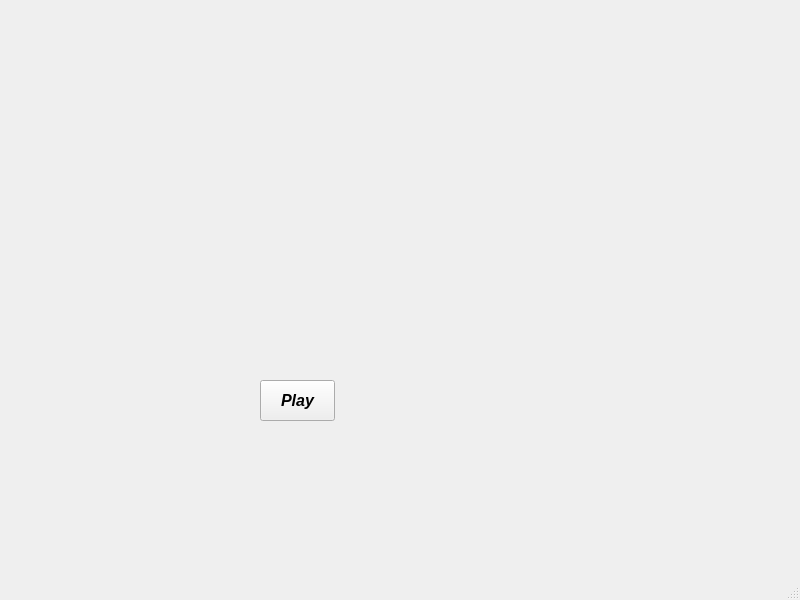
<?xml version="1.0" encoding="UTF-8"?>
<ui version="4.0">
 <class>MainWindow</class>
 <widget class="QMainWindow" name="MainWindow">
  <property name="geometry">
   <rect>
    <x>0</x>
    <y>0</y>
    <width>800</width>
    <height>600</height>
   </rect>
  </property>
  <property name="windowTitle">
   <string>MainWindow</string>
  </property>
  <widget class="QWidget" name="centralwidget">
   <widget class="QLabel" name="baton1">
    <property name="geometry">
     <rect>
      <x>0</x>
      <y>0</y>
      <width>61</width>
      <height>81</height>
     </rect>
    </property>
    <property name="text">
     <string/>
    </property>
    <property name="pixmap">
     <pixmap resource="images.qrc">:/batons/baton1.png</pixmap>
    </property>
    <property name="scaledContents">
     <bool>true</bool>
    </property>
   </widget>
   <widget class="QLabel" name="dos1">
    <property name="geometry">
     <rect>
      <x>0</x>
      <y>0</y>
      <width>61</width>
      <height>81</height>
     </rect>
    </property>
    <property name="text">
     <string/>
    </property>
    <property name="pixmap">
     <pixmap resource="images.qrc">:/dos/le dos.jpg</pixmap>
    </property>
    <property name="scaledContents">
     <bool>true</bool>
    </property>
   </widget>
   <widget class="QLabel" name="baton2">
    <property name="geometry">
     <rect>
      <x>60</x>
      <y>0</y>
      <width>61</width>
      <height>81</height>
     </rect>
    </property>
    <property name="text">
     <string/>
    </property>
    <property name="pixmap">
     <pixmap resource="images.qrc">:/batons/baton2.png</pixmap>
    </property>
    <property name="scaledContents">
     <bool>true</bool>
    </property>
   </widget>
   <widget class="QLabel" name="dos2">
    <property name="geometry">
     <rect>
      <x>60</x>
      <y>0</y>
      <width>61</width>
      <height>81</height>
     </rect>
    </property>
    <property name="text">
     <string/>
    </property>
    <property name="pixmap">
     <pixmap resource="images.qrc">:/dos/le dos.jpg</pixmap>
    </property>
    <property name="scaledContents">
     <bool>true</bool>
    </property>
   </widget>
   <widget class="QLabel" name="baton3">
    <property name="geometry">
     <rect>
      <x>120</x>
      <y>0</y>
      <width>61</width>
      <height>81</height>
     </rect>
    </property>
    <property name="text">
     <string/>
    </property>
    <property name="pixmap">
     <pixmap resource="images.qrc">:/batons/baton3.png</pixmap>
    </property>
    <property name="scaledContents">
     <bool>true</bool>
    </property>
   </widget>
   <widget class="QLabel" name="baton4">
    <property name="geometry">
     <rect>
      <x>180</x>
      <y>0</y>
      <width>61</width>
      <height>81</height>
     </rect>
    </property>
    <property name="text">
     <string/>
    </property>
    <property name="pixmap">
     <pixmap resource="images.qrc">:/batons/baton4.png</pixmap>
    </property>
    <property name="scaledContents">
     <bool>true</bool>
    </property>
   </widget>
   <widget class="QLabel" name="dos4">
    <property name="geometry">
     <rect>
      <x>180</x>
      <y>0</y>
      <width>61</width>
      <height>81</height>
     </rect>
    </property>
    <property name="text">
     <string/>
    </property>
    <property name="pixmap">
     <pixmap resource="images.qrc">:/dos/le dos.jpg</pixmap>
    </property>
    <property name="scaledContents">
     <bool>true</bool>
    </property>
   </widget>
   <widget class="QLabel" name="dos3">
    <property name="geometry">
     <rect>
      <x>120</x>
      <y>0</y>
      <width>61</width>
      <height>81</height>
     </rect>
    </property>
    <property name="text">
     <string/>
    </property>
    <property name="pixmap">
     <pixmap resource="images.qrc">:/dos/le dos.jpg</pixmap>
    </property>
    <property name="scaledContents">
     <bool>true</bool>
    </property>
   </widget>
   <widget class="QLabel" name="baton5">
    <property name="geometry">
     <rect>
      <x>240</x>
      <y>0</y>
      <width>61</width>
      <height>81</height>
     </rect>
    </property>
    <property name="text">
     <string/>
    </property>
    <property name="pixmap">
     <pixmap resource="images.qrc">:/batons/baton5.png</pixmap>
    </property>
    <property name="scaledContents">
     <bool>true</bool>
    </property>
   </widget>
   <widget class="QLabel" name="baton6">
    <property name="geometry">
     <rect>
      <x>300</x>
      <y>0</y>
      <width>61</width>
      <height>81</height>
     </rect>
    </property>
    <property name="text">
     <string/>
    </property>
    <property name="pixmap">
     <pixmap resource="images.qrc">:/batons/baton6.png</pixmap>
    </property>
    <property name="scaledContents">
     <bool>true</bool>
    </property>
   </widget>
   <widget class="QLabel" name="label_11">
    <property name="geometry">
     <rect>
      <x>300</x>
      <y>0</y>
      <width>61</width>
      <height>81</height>
     </rect>
    </property>
    <property name="text">
     <string/>
    </property>
    <property name="pixmap">
     <pixmap resource="images.qrc">:/dos/le dos.jpg</pixmap>
    </property>
    <property name="scaledContents">
     <bool>true</bool>
    </property>
   </widget>
   <widget class="QLabel" name="label_12">
    <property name="geometry">
     <rect>
      <x>240</x>
      <y>0</y>
      <width>61</width>
      <height>81</height>
     </rect>
    </property>
    <property name="text">
     <string/>
    </property>
    <property name="pixmap">
     <pixmap resource="images.qrc">:/dos/le dos.jpg</pixmap>
    </property>
    <property name="scaledContents">
     <bool>true</bool>
    </property>
   </widget>
   <widget class="QLabel" name="baton7">
    <property name="geometry">
     <rect>
      <x>360</x>
      <y>0</y>
      <width>61</width>
      <height>81</height>
     </rect>
    </property>
    <property name="text">
     <string/>
    </property>
    <property name="pixmap">
     <pixmap resource="images.qrc">:/batons/baton7.png</pixmap>
    </property>
    <property name="scaledContents">
     <bool>true</bool>
    </property>
   </widget>
   <widget class="QLabel" name="baton10">
    <property name="geometry">
     <rect>
      <x>420</x>
      <y>0</y>
      <width>61</width>
      <height>81</height>
     </rect>
    </property>
    <property name="text">
     <string/>
    </property>
    <property name="pixmap">
     <pixmap resource="images.qrc">:/batons/baton10.png</pixmap>
    </property>
    <property name="scaledContents">
     <bool>true</bool>
    </property>
   </widget>
   <widget class="QLabel" name="label_15">
    <property name="geometry">
     <rect>
      <x>420</x>
      <y>0</y>
      <width>61</width>
      <height>81</height>
     </rect>
    </property>
    <property name="text">
     <string/>
    </property>
    <property name="pixmap">
     <pixmap resource="images.qrc">:/dos/le dos.jpg</pixmap>
    </property>
    <property name="scaledContents">
     <bool>true</bool>
    </property>
   </widget>
   <widget class="QLabel" name="label_16">
    <property name="geometry">
     <rect>
      <x>360</x>
      <y>0</y>
      <width>61</width>
      <height>81</height>
     </rect>
    </property>
    <property name="text">
     <string/>
    </property>
    <property name="pixmap">
     <pixmap resource="images.qrc">:/dos/le dos.jpg</pixmap>
    </property>
    <property name="scaledContents">
     <bool>true</bool>
    </property>
   </widget>
   <widget class="QLabel" name="baton11">
    <property name="geometry">
     <rect>
      <x>480</x>
      <y>0</y>
      <width>61</width>
      <height>81</height>
     </rect>
    </property>
    <property name="text">
     <string/>
    </property>
    <property name="pixmap">
     <pixmap resource="images.qrc">:/batons/baton11.png</pixmap>
    </property>
    <property name="scaledContents">
     <bool>true</bool>
    </property>
   </widget>
   <widget class="QLabel" name="baton12">
    <property name="geometry">
     <rect>
      <x>540</x>
      <y>0</y>
      <width>61</width>
      <height>81</height>
     </rect>
    </property>
    <property name="text">
     <string/>
    </property>
    <property name="pixmap">
     <pixmap resource="images.qrc">:/batons/baton12.png</pixmap>
    </property>
    <property name="scaledContents">
     <bool>true</bool>
    </property>
   </widget>
   <widget class="QLabel" name="label_20">
    <property name="geometry">
     <rect>
      <x>480</x>
      <y>0</y>
      <width>61</width>
      <height>81</height>
     </rect>
    </property>
    <property name="text">
     <string/>
    </property>
    <property name="pixmap">
     <pixmap resource="images.qrc">:/dos/le dos.jpg</pixmap>
    </property>
    <property name="scaledContents">
     <bool>true</bool>
    </property>
   </widget>
   <widget class="QLabel" name="coupe6">
    <property name="geometry">
     <rect>
      <x>300</x>
      <y>80</y>
      <width>61</width>
      <height>81</height>
     </rect>
    </property>
    <property name="text">
     <string/>
    </property>
    <property name="pixmap">
     <pixmap resource="images.qrc">:/coupes/coupe6.png</pixmap>
    </property>
    <property name="scaledContents">
     <bool>true</bool>
    </property>
   </widget>
   <widget class="QLabel" name="coupe10">
    <property name="geometry">
     <rect>
      <x>420</x>
      <y>80</y>
      <width>61</width>
      <height>81</height>
     </rect>
    </property>
    <property name="text">
     <string/>
    </property>
    <property name="pixmap">
     <pixmap resource="images.qrc">:/coupes/coupe10.png</pixmap>
    </property>
    <property name="scaledContents">
     <bool>true</bool>
    </property>
   </widget>
   <widget class="QLabel" name="label_23">
    <property name="geometry">
     <rect>
      <x>360</x>
      <y>80</y>
      <width>61</width>
      <height>81</height>
     </rect>
    </property>
    <property name="text">
     <string/>
    </property>
    <property name="pixmap">
     <pixmap resource="images.qrc">:/dos/le dos.jpg</pixmap>
    </property>
    <property name="scaledContents">
     <bool>true</bool>
    </property>
   </widget>
   <widget class="QLabel" name="coupe1">
    <property name="geometry">
     <rect>
      <x>0</x>
      <y>80</y>
      <width>61</width>
      <height>81</height>
     </rect>
    </property>
    <property name="text">
     <string/>
    </property>
    <property name="pixmap">
     <pixmap resource="images.qrc">:/coupes/coupe1.png</pixmap>
    </property>
    <property name="scaledContents">
     <bool>true</bool>
    </property>
   </widget>
   <widget class="QLabel" name="label_25">
    <property name="geometry">
     <rect>
      <x>420</x>
      <y>80</y>
      <width>61</width>
      <height>81</height>
     </rect>
    </property>
    <property name="text">
     <string/>
    </property>
    <property name="pixmap">
     <pixmap resource="images.qrc">:/dos/le dos.jpg</pixmap>
    </property>
    <property name="scaledContents">
     <bool>true</bool>
    </property>
   </widget>
   <widget class="QLabel" name="label_26">
    <property name="geometry">
     <rect>
      <x>180</x>
      <y>80</y>
      <width>61</width>
      <height>81</height>
     </rect>
    </property>
    <property name="text">
     <string/>
    </property>
    <property name="pixmap">
     <pixmap resource="images.qrc">:/dos/le dos.jpg</pixmap>
    </property>
    <property name="scaledContents">
     <bool>true</bool>
    </property>
   </widget>
   <widget class="QLabel" name="coupe2">
    <property name="geometry">
     <rect>
      <x>60</x>
      <y>80</y>
      <width>61</width>
      <height>81</height>
     </rect>
    </property>
    <property name="text">
     <string/>
    </property>
    <property name="pixmap">
     <pixmap resource="images.qrc">:/coupes/coupe2.png</pixmap>
    </property>
    <property name="scaledContents">
     <bool>true</bool>
    </property>
   </widget>
   <widget class="QLabel" name="coupe11">
    <property name="geometry">
     <rect>
      <x>480</x>
      <y>80</y>
      <width>61</width>
      <height>81</height>
     </rect>
    </property>
    <property name="text">
     <string/>
    </property>
    <property name="pixmap">
     <pixmap resource="images.qrc">:/coupes/coupe11.png</pixmap>
    </property>
    <property name="scaledContents">
     <bool>true</bool>
    </property>
   </widget>
   <widget class="QLabel" name="coupe7">
    <property name="geometry">
     <rect>
      <x>360</x>
      <y>80</y>
      <width>61</width>
      <height>81</height>
     </rect>
    </property>
    <property name="text">
     <string/>
    </property>
    <property name="pixmap">
     <pixmap resource="images.qrc">:/coupes/coupe7.png</pixmap>
    </property>
    <property name="scaledContents">
     <bool>true</bool>
    </property>
   </widget>
   <widget class="QLabel" name="label_30">
    <property name="geometry">
     <rect>
      <x>240</x>
      <y>80</y>
      <width>61</width>
      <height>81</height>
     </rect>
    </property>
    <property name="text">
     <string/>
    </property>
    <property name="pixmap">
     <pixmap resource="images.qrc">:/dos/le dos.jpg</pixmap>
    </property>
    <property name="scaledContents">
     <bool>true</bool>
    </property>
   </widget>
   <widget class="QLabel" name="coupe12">
    <property name="geometry">
     <rect>
      <x>540</x>
      <y>80</y>
      <width>61</width>
      <height>81</height>
     </rect>
    </property>
    <property name="text">
     <string/>
    </property>
    <property name="pixmap">
     <pixmap resource="images.qrc">:/coupes/coupe12.png</pixmap>
    </property>
    <property name="scaledContents">
     <bool>true</bool>
    </property>
   </widget>
   <widget class="QLabel" name="label_32">
    <property name="geometry">
     <rect>
      <x>480</x>
      <y>80</y>
      <width>61</width>
      <height>81</height>
     </rect>
    </property>
    <property name="text">
     <string/>
    </property>
    <property name="pixmap">
     <pixmap resource="images.qrc">:/dos/le dos.jpg</pixmap>
    </property>
    <property name="scaledContents">
     <bool>true</bool>
    </property>
   </widget>
   <widget class="QLabel" name="label_33">
    <property name="geometry">
     <rect>
      <x>60</x>
      <y>80</y>
      <width>61</width>
      <height>81</height>
     </rect>
    </property>
    <property name="text">
     <string/>
    </property>
    <property name="pixmap">
     <pixmap resource="images.qrc">:/dos/le dos.jpg</pixmap>
    </property>
    <property name="scaledContents">
     <bool>true</bool>
    </property>
   </widget>
   <widget class="QLabel" name="label_34">
    <property name="geometry">
     <rect>
      <x>120</x>
      <y>80</y>
      <width>61</width>
      <height>81</height>
     </rect>
    </property>
    <property name="text">
     <string/>
    </property>
    <property name="pixmap">
     <pixmap resource="images.qrc">:/dos/le dos.jpg</pixmap>
    </property>
    <property name="scaledContents">
     <bool>true</bool>
    </property>
   </widget>
   <widget class="QLabel" name="label_35">
    <property name="geometry">
     <rect>
      <x>540</x>
      <y>80</y>
      <width>61</width>
      <height>81</height>
     </rect>
    </property>
    <property name="text">
     <string/>
    </property>
    <property name="pixmap">
     <pixmap resource="images.qrc">:/dos/le dos.jpg</pixmap>
    </property>
    <property name="scaledContents">
     <bool>true</bool>
    </property>
   </widget>
   <widget class="QLabel" name="coupe4">
    <property name="geometry">
     <rect>
      <x>180</x>
      <y>80</y>
      <width>61</width>
      <height>81</height>
     </rect>
    </property>
    <property name="text">
     <string/>
    </property>
    <property name="pixmap">
     <pixmap resource="images.qrc">:/coupes/coupe4.png</pixmap>
    </property>
    <property name="scaledContents">
     <bool>true</bool>
    </property>
   </widget>
   <widget class="QLabel" name="label_37">
    <property name="geometry">
     <rect>
      <x>300</x>
      <y>80</y>
      <width>61</width>
      <height>81</height>
     </rect>
    </property>
    <property name="text">
     <string/>
    </property>
    <property name="pixmap">
     <pixmap resource="images.qrc">:/dos/le dos.jpg</pixmap>
    </property>
    <property name="scaledContents">
     <bool>true</bool>
    </property>
   </widget>
   <widget class="QLabel" name="coupe3">
    <property name="geometry">
     <rect>
      <x>120</x>
      <y>80</y>
      <width>61</width>
      <height>81</height>
     </rect>
    </property>
    <property name="text">
     <string/>
    </property>
    <property name="pixmap">
     <pixmap resource="images.qrc">:/coupes/coupe3.png</pixmap>
    </property>
    <property name="scaledContents">
     <bool>true</bool>
    </property>
   </widget>
   <widget class="QLabel" name="label_39">
    <property name="geometry">
     <rect>
      <x>0</x>
      <y>80</y>
      <width>61</width>
      <height>81</height>
     </rect>
    </property>
    <property name="text">
     <string/>
    </property>
    <property name="pixmap">
     <pixmap resource="images.qrc">:/dos/le dos.jpg</pixmap>
    </property>
    <property name="scaledContents">
     <bool>true</bool>
    </property>
   </widget>
   <widget class="QLabel" name="coupe5">
    <property name="geometry">
     <rect>
      <x>240</x>
      <y>80</y>
      <width>61</width>
      <height>81</height>
     </rect>
    </property>
    <property name="text">
     <string/>
    </property>
    <property name="pixmap">
     <pixmap resource="images.qrc">:/coupes/coupe5.png</pixmap>
    </property>
    <property name="scaledContents">
     <bool>true</bool>
    </property>
   </widget>
   <widget class="QLabel" name="label_41">
    <property name="geometry">
     <rect>
      <x>480</x>
      <y>160</y>
      <width>61</width>
      <height>81</height>
     </rect>
    </property>
    <property name="text">
     <string/>
    </property>
    <property name="pixmap">
     <pixmap resource="images.qrc">:/dos/le dos.jpg</pixmap>
    </property>
    <property name="scaledContents">
     <bool>true</bool>
    </property>
   </widget>
   <widget class="QLabel" name="epee10">
    <property name="geometry">
     <rect>
      <x>420</x>
      <y>160</y>
      <width>61</width>
      <height>81</height>
     </rect>
    </property>
    <property name="text">
     <string/>
    </property>
    <property name="pixmap">
     <pixmap resource="images.qrc">:/epees/epee10.png</pixmap>
    </property>
    <property name="scaledContents">
     <bool>true</bool>
    </property>
   </widget>
   <widget class="QLabel" name="epee12">
    <property name="geometry">
     <rect>
      <x>540</x>
      <y>160</y>
      <width>61</width>
      <height>81</height>
     </rect>
    </property>
    <property name="text">
     <string/>
    </property>
    <property name="pixmap">
     <pixmap resource="images.qrc">:/epees/epee12.png</pixmap>
    </property>
    <property name="scaledContents">
     <bool>true</bool>
    </property>
   </widget>
   <widget class="QLabel" name="label_44">
    <property name="geometry">
     <rect>
      <x>240</x>
      <y>160</y>
      <width>61</width>
      <height>81</height>
     </rect>
    </property>
    <property name="text">
     <string/>
    </property>
    <property name="pixmap">
     <pixmap resource="images.qrc">:/dos/le dos.jpg</pixmap>
    </property>
    <property name="scaledContents">
     <bool>true</bool>
    </property>
   </widget>
   <widget class="QLabel" name="label_45">
    <property name="geometry">
     <rect>
      <x>60</x>
      <y>160</y>
      <width>61</width>
      <height>81</height>
     </rect>
    </property>
    <property name="text">
     <string/>
    </property>
    <property name="pixmap">
     <pixmap resource="images.qrc">:/dos/le dos.jpg</pixmap>
    </property>
    <property name="scaledContents">
     <bool>true</bool>
    </property>
   </widget>
   <widget class="QLabel" name="label_46">
    <property name="geometry">
     <rect>
      <x>540</x>
      <y>160</y>
      <width>61</width>
      <height>81</height>
     </rect>
    </property>
    <property name="text">
     <string/>
    </property>
    <property name="pixmap">
     <pixmap resource="images.qrc">:/dos/le dos.jpg</pixmap>
    </property>
    <property name="scaledContents">
     <bool>true</bool>
    </property>
   </widget>
   <widget class="QLabel" name="epee1">
    <property name="geometry">
     <rect>
      <x>0</x>
      <y>160</y>
      <width>61</width>
      <height>81</height>
     </rect>
    </property>
    <property name="text">
     <string/>
    </property>
    <property name="pixmap">
     <pixmap resource="images.qrc">:/epees/epee1.png</pixmap>
    </property>
    <property name="scaledContents">
     <bool>true</bool>
    </property>
   </widget>
   <widget class="QLabel" name="label_48">
    <property name="geometry">
     <rect>
      <x>360</x>
      <y>160</y>
      <width>61</width>
      <height>81</height>
     </rect>
    </property>
    <property name="text">
     <string/>
    </property>
    <property name="pixmap">
     <pixmap resource="images.qrc">:/dos/le dos.jpg</pixmap>
    </property>
    <property name="scaledContents">
     <bool>true</bool>
    </property>
   </widget>
   <widget class="QLabel" name="epee7">
    <property name="geometry">
     <rect>
      <x>360</x>
      <y>160</y>
      <width>61</width>
      <height>81</height>
     </rect>
    </property>
    <property name="text">
     <string/>
    </property>
    <property name="pixmap">
     <pixmap resource="images.qrc">:/epees/epee7.png</pixmap>
    </property>
    <property name="scaledContents">
     <bool>true</bool>
    </property>
   </widget>
   <widget class="QLabel" name="label_50">
    <property name="geometry">
     <rect>
      <x>0</x>
      <y>160</y>
      <width>61</width>
      <height>81</height>
     </rect>
    </property>
    <property name="text">
     <string/>
    </property>
    <property name="pixmap">
     <pixmap resource="images.qrc">:/dos/le dos.jpg</pixmap>
    </property>
    <property name="scaledContents">
     <bool>true</bool>
    </property>
   </widget>
   <widget class="QLabel" name="label_51">
    <property name="geometry">
     <rect>
      <x>120</x>
      <y>160</y>
      <width>61</width>
      <height>81</height>
     </rect>
    </property>
    <property name="text">
     <string/>
    </property>
    <property name="pixmap">
     <pixmap resource="images.qrc">:/dos/le dos.jpg</pixmap>
    </property>
    <property name="scaledContents">
     <bool>true</bool>
    </property>
   </widget>
   <widget class="QLabel" name="epee3">
    <property name="geometry">
     <rect>
      <x>120</x>
      <y>160</y>
      <width>61</width>
      <height>81</height>
     </rect>
    </property>
    <property name="text">
     <string/>
    </property>
    <property name="pixmap">
     <pixmap resource="images.qrc">:/epees/epee3.png</pixmap>
    </property>
    <property name="scaledContents">
     <bool>true</bool>
    </property>
   </widget>
   <widget class="QLabel" name="label_53">
    <property name="geometry">
     <rect>
      <x>180</x>
      <y>160</y>
      <width>61</width>
      <height>81</height>
     </rect>
    </property>
    <property name="text">
     <string/>
    </property>
    <property name="pixmap">
     <pixmap resource="images.qrc">:/dos/le dos.jpg</pixmap>
    </property>
    <property name="scaledContents">
     <bool>true</bool>
    </property>
   </widget>
   <widget class="QLabel" name="epee4">
    <property name="geometry">
     <rect>
      <x>180</x>
      <y>160</y>
      <width>61</width>
      <height>81</height>
     </rect>
    </property>
    <property name="text">
     <string/>
    </property>
    <property name="pixmap">
     <pixmap resource="images.qrc">:/epees/epee4.png</pixmap>
    </property>
    <property name="scaledContents">
     <bool>true</bool>
    </property>
   </widget>
   <widget class="QLabel" name="label_55">
    <property name="geometry">
     <rect>
      <x>420</x>
      <y>160</y>
      <width>61</width>
      <height>81</height>
     </rect>
    </property>
    <property name="text">
     <string/>
    </property>
    <property name="pixmap">
     <pixmap resource="images.qrc">:/dos/le dos.jpg</pixmap>
    </property>
    <property name="scaledContents">
     <bool>true</bool>
    </property>
   </widget>
   <widget class="QLabel" name="epee6">
    <property name="geometry">
     <rect>
      <x>300</x>
      <y>160</y>
      <width>61</width>
      <height>81</height>
     </rect>
    </property>
    <property name="text">
     <string/>
    </property>
    <property name="pixmap">
     <pixmap resource="images.qrc">:/epees/epee6.png</pixmap>
    </property>
    <property name="scaledContents">
     <bool>true</bool>
    </property>
   </widget>
   <widget class="QLabel" name="epee11">
    <property name="geometry">
     <rect>
      <x>480</x>
      <y>160</y>
      <width>61</width>
      <height>81</height>
     </rect>
    </property>
    <property name="text">
     <string/>
    </property>
    <property name="pixmap">
     <pixmap resource="images.qrc">:/epees/epee11.png</pixmap>
    </property>
    <property name="scaledContents">
     <bool>true</bool>
    </property>
   </widget>
   <widget class="QLabel" name="label_58">
    <property name="geometry">
     <rect>
      <x>300</x>
      <y>160</y>
      <width>61</width>
      <height>81</height>
     </rect>
    </property>
    <property name="text">
     <string/>
    </property>
    <property name="pixmap">
     <pixmap resource="images.qrc">:/dos/le dos.jpg</pixmap>
    </property>
    <property name="scaledContents">
     <bool>true</bool>
    </property>
   </widget>
   <widget class="QLabel" name="epee2">
    <property name="geometry">
     <rect>
      <x>60</x>
      <y>160</y>
      <width>61</width>
      <height>81</height>
     </rect>
    </property>
    <property name="text">
     <string/>
    </property>
    <property name="pixmap">
     <pixmap resource="images.qrc">:/epees/epee2.png</pixmap>
    </property>
    <property name="scaledContents">
     <bool>true</bool>
    </property>
   </widget>
   <widget class="QLabel" name="epee5">
    <property name="geometry">
     <rect>
      <x>240</x>
      <y>160</y>
      <width>61</width>
      <height>81</height>
     </rect>
    </property>
    <property name="text">
     <string/>
    </property>
    <property name="pixmap">
     <pixmap resource="images.qrc">:/epees/epee5.png</pixmap>
    </property>
    <property name="scaledContents">
     <bool>true</bool>
    </property>
   </widget>
   <widget class="QLabel" name="label_61">
    <property name="geometry">
     <rect>
      <x>480</x>
      <y>240</y>
      <width>61</width>
      <height>81</height>
     </rect>
    </property>
    <property name="text">
     <string/>
    </property>
    <property name="pixmap">
     <pixmap resource="images.qrc">:/dos/le dos.jpg</pixmap>
    </property>
    <property name="scaledContents">
     <bool>true</bool>
    </property>
   </widget>
   <widget class="QLabel" name="or10">
    <property name="geometry">
     <rect>
      <x>420</x>
      <y>240</y>
      <width>61</width>
      <height>81</height>
     </rect>
    </property>
    <property name="text">
     <string/>
    </property>
    <property name="pixmap">
     <pixmap resource="images.qrc">:/or/or10.png</pixmap>
    </property>
    <property name="scaledContents">
     <bool>true</bool>
    </property>
   </widget>
   <widget class="QLabel" name="or12">
    <property name="geometry">
     <rect>
      <x>540</x>
      <y>240</y>
      <width>61</width>
      <height>81</height>
     </rect>
    </property>
    <property name="text">
     <string/>
    </property>
    <property name="pixmap">
     <pixmap resource="images.qrc">:/or/or12.png</pixmap>
    </property>
    <property name="scaledContents">
     <bool>true</bool>
    </property>
   </widget>
   <widget class="QLabel" name="label_64">
    <property name="geometry">
     <rect>
      <x>240</x>
      <y>240</y>
      <width>61</width>
      <height>81</height>
     </rect>
    </property>
    <property name="text">
     <string/>
    </property>
    <property name="pixmap">
     <pixmap resource="images.qrc">:/dos/le dos.jpg</pixmap>
    </property>
    <property name="scaledContents">
     <bool>true</bool>
    </property>
   </widget>
   <widget class="QLabel" name="label_65">
    <property name="geometry">
     <rect>
      <x>60</x>
      <y>240</y>
      <width>61</width>
      <height>81</height>
     </rect>
    </property>
    <property name="text">
     <string/>
    </property>
    <property name="pixmap">
     <pixmap resource="images.qrc">:/dos/le dos.jpg</pixmap>
    </property>
    <property name="scaledContents">
     <bool>true</bool>
    </property>
   </widget>
   <widget class="QLabel" name="label_66">
    <property name="geometry">
     <rect>
      <x>540</x>
      <y>240</y>
      <width>61</width>
      <height>81</height>
     </rect>
    </property>
    <property name="text">
     <string/>
    </property>
    <property name="pixmap">
     <pixmap resource="images.qrc">:/dos/le dos.jpg</pixmap>
    </property>
    <property name="scaledContents">
     <bool>true</bool>
    </property>
   </widget>
   <widget class="QLabel" name="or1">
    <property name="geometry">
     <rect>
      <x>0</x>
      <y>240</y>
      <width>61</width>
      <height>81</height>
     </rect>
    </property>
    <property name="text">
     <string/>
    </property>
    <property name="pixmap">
     <pixmap resource="images.qrc">:/or/or1.png</pixmap>
    </property>
    <property name="scaledContents">
     <bool>true</bool>
    </property>
   </widget>
   <widget class="QLabel" name="label_68">
    <property name="geometry">
     <rect>
      <x>360</x>
      <y>240</y>
      <width>61</width>
      <height>81</height>
     </rect>
    </property>
    <property name="text">
     <string/>
    </property>
    <property name="pixmap">
     <pixmap resource="images.qrc">:/dos/le dos.jpg</pixmap>
    </property>
    <property name="scaledContents">
     <bool>true</bool>
    </property>
   </widget>
   <widget class="QLabel" name="or7">
    <property name="geometry">
     <rect>
      <x>360</x>
      <y>240</y>
      <width>61</width>
      <height>81</height>
     </rect>
    </property>
    <property name="text">
     <string/>
    </property>
    <property name="pixmap">
     <pixmap resource="images.qrc">:/or/or7.png</pixmap>
    </property>
    <property name="scaledContents">
     <bool>true</bool>
    </property>
   </widget>
   <widget class="QLabel" name="label_70">
    <property name="geometry">
     <rect>
      <x>0</x>
      <y>240</y>
      <width>61</width>
      <height>81</height>
     </rect>
    </property>
    <property name="text">
     <string/>
    </property>
    <property name="pixmap">
     <pixmap resource="images.qrc">:/dos/le dos.jpg</pixmap>
    </property>
    <property name="scaledContents">
     <bool>true</bool>
    </property>
   </widget>
   <widget class="QLabel" name="label_71">
    <property name="geometry">
     <rect>
      <x>120</x>
      <y>240</y>
      <width>61</width>
      <height>81</height>
     </rect>
    </property>
    <property name="text">
     <string/>
    </property>
    <property name="pixmap">
     <pixmap resource="images.qrc">:/dos/le dos.jpg</pixmap>
    </property>
    <property name="scaledContents">
     <bool>true</bool>
    </property>
   </widget>
   <widget class="QLabel" name="or3">
    <property name="geometry">
     <rect>
      <x>120</x>
      <y>240</y>
      <width>61</width>
      <height>81</height>
     </rect>
    </property>
    <property name="text">
     <string/>
    </property>
    <property name="pixmap">
     <pixmap resource="images.qrc">:/or/or3.png</pixmap>
    </property>
    <property name="scaledContents">
     <bool>true</bool>
    </property>
   </widget>
   <widget class="QLabel" name="label_73">
    <property name="geometry">
     <rect>
      <x>180</x>
      <y>240</y>
      <width>61</width>
      <height>81</height>
     </rect>
    </property>
    <property name="text">
     <string/>
    </property>
    <property name="pixmap">
     <pixmap resource="images.qrc">:/dos/le dos.jpg</pixmap>
    </property>
    <property name="scaledContents">
     <bool>true</bool>
    </property>
   </widget>
   <widget class="QLabel" name="or4">
    <property name="geometry">
     <rect>
      <x>180</x>
      <y>240</y>
      <width>61</width>
      <height>81</height>
     </rect>
    </property>
    <property name="text">
     <string/>
    </property>
    <property name="pixmap">
     <pixmap resource="images.qrc">:/or/or4.png</pixmap>
    </property>
    <property name="scaledContents">
     <bool>true</bool>
    </property>
   </widget>
   <widget class="QLabel" name="label_75">
    <property name="geometry">
     <rect>
      <x>420</x>
      <y>240</y>
      <width>61</width>
      <height>81</height>
     </rect>
    </property>
    <property name="text">
     <string/>
    </property>
    <property name="pixmap">
     <pixmap resource="images.qrc">:/dos/le dos.jpg</pixmap>
    </property>
    <property name="scaledContents">
     <bool>true</bool>
    </property>
   </widget>
   <widget class="QLabel" name="or6">
    <property name="geometry">
     <rect>
      <x>300</x>
      <y>240</y>
      <width>61</width>
      <height>81</height>
     </rect>
    </property>
    <property name="text">
     <string/>
    </property>
    <property name="pixmap">
     <pixmap resource="images.qrc">:/or/or6.png</pixmap>
    </property>
    <property name="scaledContents">
     <bool>true</bool>
    </property>
   </widget>
   <widget class="QLabel" name="or11">
    <property name="geometry">
     <rect>
      <x>480</x>
      <y>240</y>
      <width>61</width>
      <height>81</height>
     </rect>
    </property>
    <property name="text">
     <string/>
    </property>
    <property name="pixmap">
     <pixmap resource="images.qrc">:/or/or11.png</pixmap>
    </property>
    <property name="scaledContents">
     <bool>true</bool>
    </property>
   </widget>
   <widget class="QLabel" name="label_78">
    <property name="geometry">
     <rect>
      <x>300</x>
      <y>240</y>
      <width>61</width>
      <height>81</height>
     </rect>
    </property>
    <property name="text">
     <string/>
    </property>
    <property name="pixmap">
     <pixmap resource="images.qrc">:/dos/le dos.jpg</pixmap>
    </property>
    <property name="scaledContents">
     <bool>true</bool>
    </property>
   </widget>
   <widget class="QLabel" name="or2">
    <property name="geometry">
     <rect>
      <x>60</x>
      <y>240</y>
      <width>61</width>
      <height>81</height>
     </rect>
    </property>
    <property name="text">
     <string/>
    </property>
    <property name="pixmap">
     <pixmap resource="images.qrc">:/or/or2.png</pixmap>
    </property>
    <property name="scaledContents">
     <bool>true</bool>
    </property>
   </widget>
   <widget class="QLabel" name="or5">
    <property name="geometry">
     <rect>
      <x>240</x>
      <y>240</y>
      <width>61</width>
      <height>81</height>
     </rect>
    </property>
    <property name="text">
     <string/>
    </property>
    <property name="pixmap">
     <pixmap resource="images.qrc">:/or/or5.png</pixmap>
    </property>
    <property name="scaledContents">
     <bool>true</bool>
    </property>
   </widget>
   <widget class="QPushButton" name="pushButton">
    <property name="geometry">
     <rect>
      <x>260</x>
      <y>380</y>
      <width>75</width>
      <height>41</height>
     </rect>
    </property>
    <property name="font">
     <font>
      <pointsize>12</pointsize>
      <italic>true</italic>
      <bold>true</bold>
     </font>
    </property>
    <property name="text">
     <string>Play</string>
    </property>
   </widget>
   <widget class="QLabel" name="label_19">
    <property name="geometry">
     <rect>
      <x>540</x>
      <y>0</y>
      <width>61</width>
      <height>81</height>
     </rect>
    </property>
    <property name="text">
     <string/>
    </property>
    <property name="pixmap">
     <pixmap resource="images.qrc">:/dos/le dos.jpg</pixmap>
    </property>
    <property name="scaledContents">
     <bool>true</bool>
    </property>
   </widget>
   <zorder>label_19</zorder>
   <zorder>baton12</zorder>
   <zorder>baton5</zorder>
   <zorder>label_12</zorder>
   <zorder>baton4</zorder>
   <zorder>baton3</zorder>
   <zorder>baton2</zorder>
   <zorder>dos1</zorder>
   <zorder>baton1</zorder>
   <zorder>label_70</zorder>
   <zorder>label_50</zorder>
   <zorder>label_78</zorder>
   <zorder>label_58</zorder>
   <zorder>label_75</zorder>
   <zorder>label_55</zorder>
   <zorder>label_66</zorder>
   <zorder>label_46</zorder>
   <zorder>label_35</zorder>
   <zorder>label_32</zorder>
   <zorder>label_25</zorder>
   <zorder>label_37</zorder>
   <zorder>label_33</zorder>
   <zorder>label_39</zorder>
   <zorder>label_20</zorder>
   <zorder>label_15</zorder>
   <zorder>label_16</zorder>
   <zorder>label_11</zorder>
   <zorder>dos4</zorder>
   <zorder>dos3</zorder>
   <zorder>dos2</zorder>
   <zorder>baton6</zorder>
   <zorder>baton7</zorder>
   <zorder>baton10</zorder>
   <zorder>baton11</zorder>
   <zorder>coupe6</zorder>
   <zorder>coupe10</zorder>
   <zorder>label_23</zorder>
   <zorder>coupe1</zorder>
   <zorder>label_26</zorder>
   <zorder>coupe2</zorder>
   <zorder>coupe11</zorder>
   <zorder>coupe7</zorder>
   <zorder>label_30</zorder>
   <zorder>coupe12</zorder>
   <zorder>label_34</zorder>
   <zorder>coupe4</zorder>
   <zorder>coupe3</zorder>
   <zorder>coupe5</zorder>
   <zorder>label_41</zorder>
   <zorder>epee10</zorder>
   <zorder>epee12</zorder>
   <zorder>label_44</zorder>
   <zorder>label_45</zorder>
   <zorder>epee1</zorder>
   <zorder>label_48</zorder>
   <zorder>epee7</zorder>
   <zorder>label_51</zorder>
   <zorder>epee3</zorder>
   <zorder>label_53</zorder>
   <zorder>epee4</zorder>
   <zorder>epee6</zorder>
   <zorder>epee11</zorder>
   <zorder>epee2</zorder>
   <zorder>epee5</zorder>
   <zorder>label_61</zorder>
   <zorder>or10</zorder>
   <zorder>or12</zorder>
   <zorder>label_64</zorder>
   <zorder>label_65</zorder>
   <zorder>or1</zorder>
   <zorder>label_68</zorder>
   <zorder>or7</zorder>
   <zorder>label_71</zorder>
   <zorder>or3</zorder>
   <zorder>label_73</zorder>
   <zorder>or4</zorder>
   <zorder>or6</zorder>
   <zorder>or11</zorder>
   <zorder>or2</zorder>
   <zorder>or5</zorder>
   <zorder>pushButton</zorder>
  </widget>
  <widget class="QMenuBar" name="menubar">
   <property name="geometry">
    <rect>
     <x>0</x>
     <y>0</y>
     <width>800</width>
     <height>22</height>
    </rect>
   </property>
  </widget>
  <widget class="QStatusBar" name="statusbar"/>
 </widget>
 <resources>
  <include location="images.qrc"/>
 </resources>
 <connections/>
</ui>
